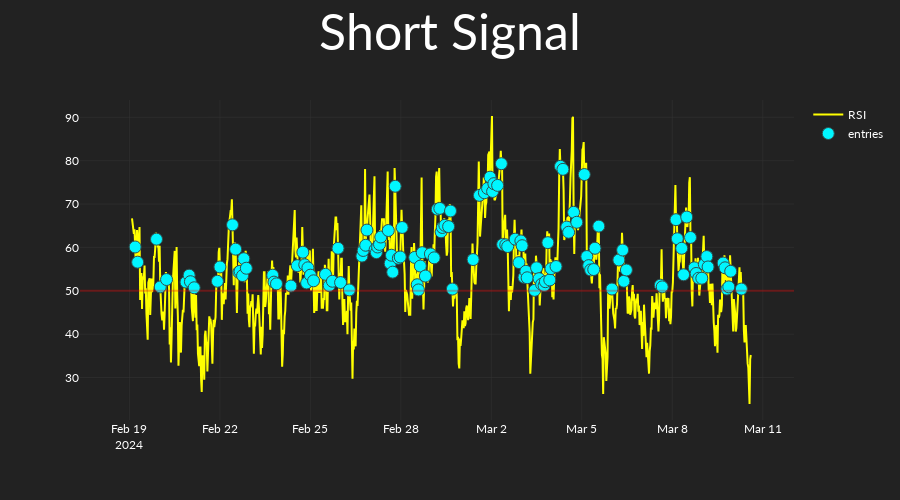

Source (notebook cell):
### Code cell
short_start = RSIRisingFalling(
    long_short="short",
    rsi_length=np.array([14]),
    rsi_is_above=np.arange(50,76,5),
)

short_start.set_entries_exits_array(
    candles=candles,
    ind_set_index=0,
)
short_start.plot_signals(candles=candles)

### Figure 1 — Plotly figure (JSON) as saved in the notebook; plotly's stock layout.template omitted (floating-point values rounded to 4 significant figures; data arrays with more than 128 entries replaced by an {"elided": "..."} marker saying what was removed)
{"data": [{"line": {"color": "yellow"}, "name": "RSI", "type": "scatter", "x": {"elided": "1000 str values"}, "y": {"elided": "1000 float values"}}, {"marker": {"color": "#00F6FF", "line": {"color": "DarkSlateGrey", "width": 1}, "size": 12, "symbol": "circle"}, "mode": "markers", "name": "entries", "type": "scatter", "x": {"elided": "1000 str values"}, "y": {"elided": "1000 float values"}}], "layout": {"height": 500, "shapes": [{"line": {"color": "red"}, "opacity": 0.3, "type": "line", "x0": 0, "x1": 1, "xref": "x domain", "y0": 50, "y1": 50, "yref": "y"}], "title": {"font": {"size": 50}, "text": "Short Signal", "x": 0.5, "xanchor": "center"}, "xaxis": {"rangeslider": {"visible": false}}}}
